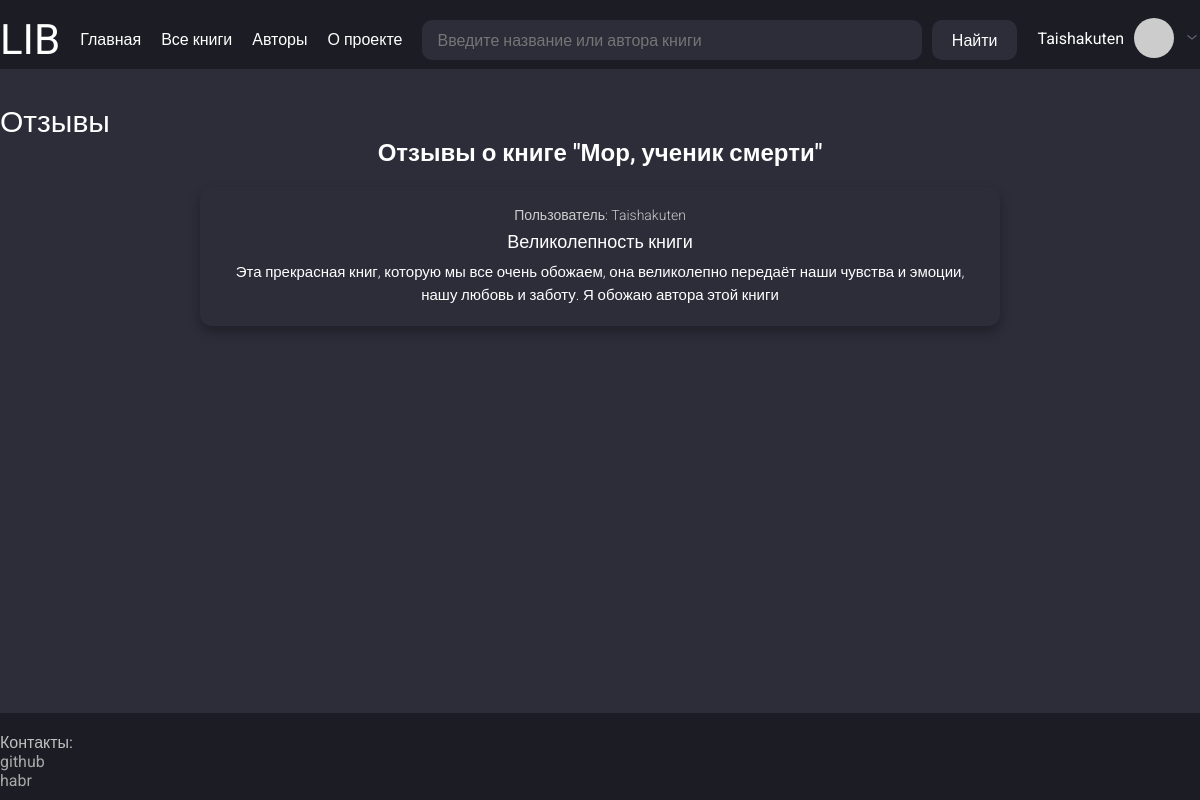
Before: /books/1/reviews (signed in) with the older database file.
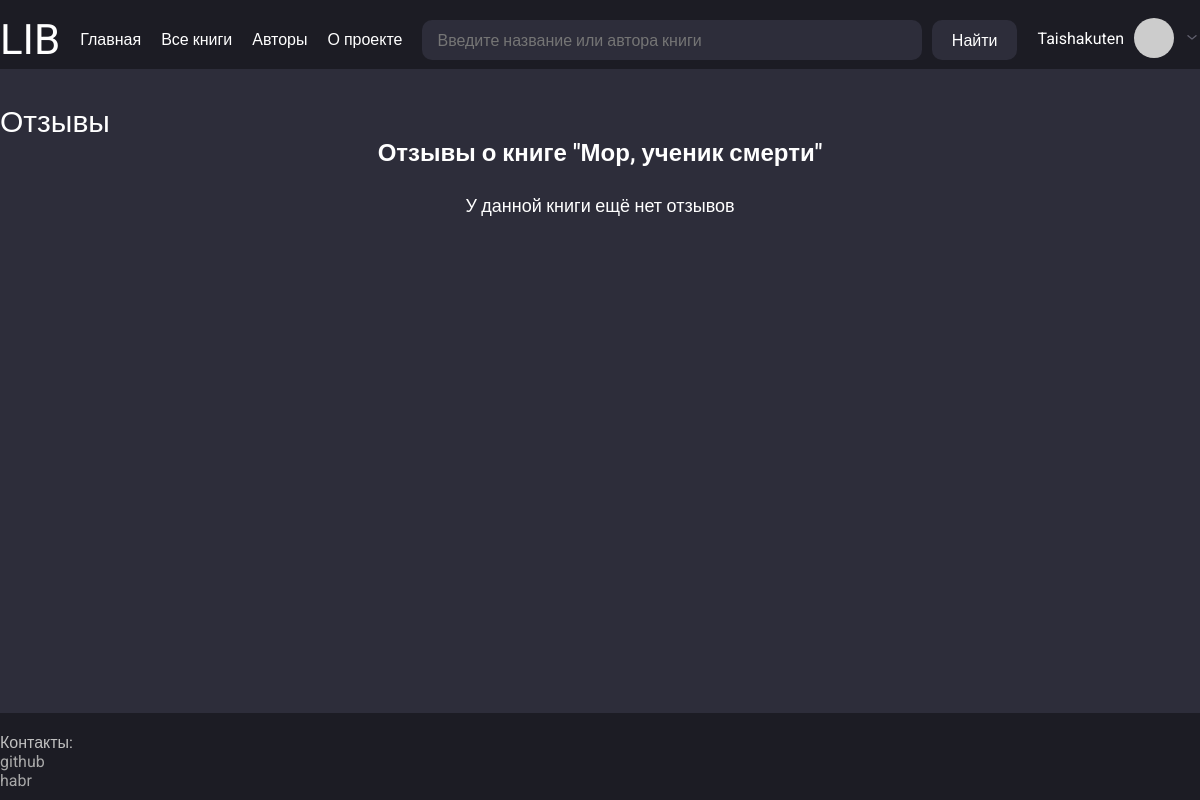
After: the same page with the newer database file.
### app/models.py (models this page shows, shortened)
class Review(db.Model):
    __tablename__ = "reviews"
    id = sa.Column(sa.Integer, primary_key=True, autoincrement=True)
    title = sa.Column(sa.String(256), nullable=False)
    text = sa.Column(sa.String, nullable=False)
    user_id = sa.Column(sa.Integer, sa.ForeignKey("users.id"), nullable=False)
    book_id = sa.Column(sa.Integer, sa.ForeignKey("books.id"), nullable=False)
    user = so.relationship("User", back_populates="reviews")
    book = so.relationship("Book", back_populates="reviews")

class User(UserMixin, db.Model):
    __tablename__ = "users"
    id = sa.Column(sa.Integer, primary_key=True, autoincrement=True)
    username = sa.Column(sa.String(50), index=True, unique=True, nullable=False)
    email = sa.Column(sa.String(120), index=True, unique=True, nullable=False)
    hashed_password = sa.Column(sa.String(256), nullable=True)
    status = sa.Column(sa.String(25), default="rejected", nullable=True)  # approved, pending
    role = sa.Column(sa.String(15), default="user", nullable=True)  # admin
    reviews = so.relationship("Review", back_populates="user", cascade="all, delete-orphan")
    books = so.relationship("Book", secondary=users_books, back_populates="users")
    def avatar(self, size):
        digest = md5(self.email.lower().encode('utf-8')).hexdigest()
        return f"https://www.gravatar.com/avatar/{digest}?s={size}&d=identicon"

### app/routes.py (the view)
@app.route("/books/<int:book_id>/reviews")
def book_reviews_list(book_id):
    params = {"title": "Отзывы",
              "book": get_detail_book(book_id),
              "local_css_file": "reviews.css"}
    try:
        reviews = get_reviews_for_book(book_id)
        if reviews:
            params["reviews"] = reviews
    except Exception as e:
        params["error_message"] = str(e)
    return render_template("book_reviews.html", **params)

### app/models.py (called while the page is built)
@login.user_loader
def load_user(id):
    return db.session.get(User, int(id))

    @classmethod
    def is_exists(cls, book_id):
        return db.session.query(cls).filter(cls.id == book_id).first()

### app/services.py (called while the page is built)
def get_reviews_for_book(book_id):
    book = Book.is_exists(book_id)
    if not book:
        raise ValueError("Такой книги не существует")
    return book.reviews

def get_detail_book(book_id):
    return db.session.query(Book).filter(Book.id == book_id).first()

### app/templates/book_reviews.html
{% extends "base.html" %}
{% block content %}
<div class="book-reviews-page">
    <h2 class="reviews-section-title">Отзывы о книге "{{ book.title }}"</h2>
    <div class="reviews-list">
        {% if reviews %}
            {% for review in reviews %}
                <div class="review-card">
                    <p class="review-author"><a href="{{ url_for('user_account', username=review.user.username) }}">Пользователь: {{ review.user.username }}</a></p>
                    <p class="review-title"><a href="{{ url_for('user_review_detail', username=review.user.username, review_id=review.id) }}">{{ review.title }}</a></p>
                    <p class="review-text">{{ review.text }}</p>
                </div>
            {% endfor %}
        {% else %}
            <p class="review-title">У данной книги ещё нет отзывов</p>
        {% endif %}
    </div>
</div>
{% endblock %}

Changed rows visible on the page:
removed Review: user.username "Taishakuten", title "Великолепность книги", text "Эта прекрасная книг, которую мы все очень обожаем, она великолепно передаёт наши чувства и эмоции, нашу любовь и заботу. Я обожаю автора этой книги"
Other visible differences:
text now shown: "У данной книги ещё нет отзывов"
